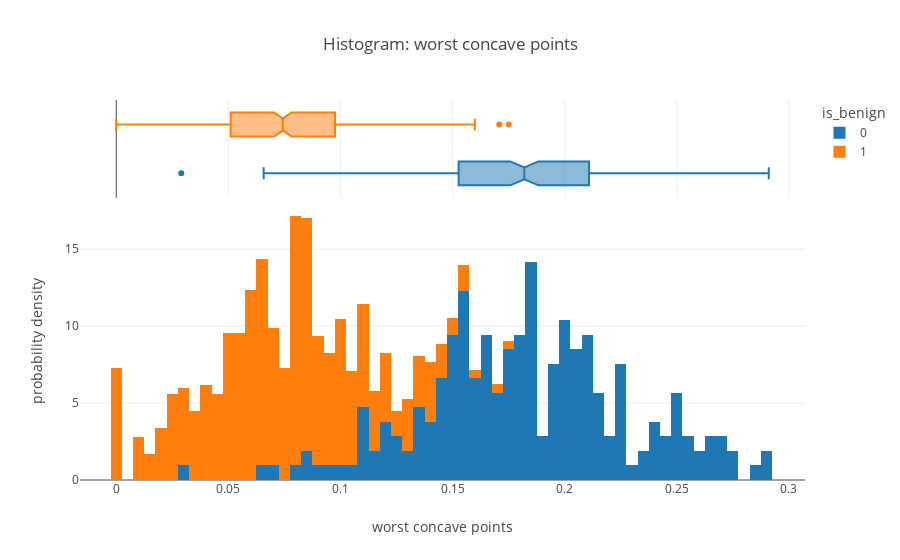

The cell this chart's notebook holds for it:
### Code cell
plot_univariate_hist("worst concave points")

### Figure 1 — Plotly figure (JSON) as saved in the notebook; plotly's stock layout.template omitted (floating-point values rounded to 4 significant figures; data arrays with more than 128 entries replaced by an {"elided": "..."} marker saying what was removed)
{"data": [{"alignmentgroup": "True", "bingroup": "x", "histnorm": "probability density", "hovertemplate": "is_benign=0<br>worst concave points=%{x}<br>probability density=%{y}<extra></extra>", "legendgroup": "0", "marker": {"color": "#1F77B4", "pattern": {"shape": ""}}, "name": "0", "nbinsx": 100, "offsetgroup": "0", "orientation": "v", "showlegend": true, "type": "histogram", "x": {"elided": "212 float values"}, "xaxis": "x", "yaxis": "y"}, {"alignmentgroup": "True", "hovertemplate": "is_benign=0<br>worst concave points=%{x}<extra></extra>", "legendgroup": "0", "marker": {"color": "#1F77B4"}, "name": "0", "notched": true, "offsetgroup": "0", "showlegend": false, "type": "box", "x": {"elided": "212 float values"}, "xaxis": "x2", "yaxis": "y2"}, {"alignmentgroup": "True", "bingroup": "x", "histnorm": "probability density", "hovertemplate": "is_benign=1<br>worst concave points=%{x}<br>probability density=%{y}<extra></extra>", "legendgroup": "1", "marker": {"color": "#FF7F0E", "pattern": {"shape": ""}}, "name": "1", "nbinsx": 100, "offsetgroup": "1", "orientation": "v", "showlegend": true, "type": "histogram", "x": {"elided": "357 float values"}, "xaxis": "x", "yaxis": "y"}, {"alignmentgroup": "True", "hovertemplate": "is_benign=1<br>worst concave points=%{x}<extra></extra>", "legendgroup": "1", "marker": {"color": "#FF7F0E"}, "name": "1", "notched": true, "offsetgroup": "1", "showlegend": false, "type": "box", "x": {"elided": "357 float values"}, "xaxis": "x2", "yaxis": "y2"}], "layout": {"barmode": "relative", "legend": {"title": {"text": "is_benign"}, "tracegroupgap": 0}, "title": {"text": "Histogram: worst concave points"}, "xaxis": {"anchor": "y", "domain": [0, 1], "title": {"text": "worst concave points"}}, "xaxis2": {"anchor": "y2", "domain": [0, 1], "matches": "x", "showgrid": true, "showticklabels": false}, "yaxis": {"anchor": "x", "domain": [0, 0.7326], "title": {"text": "probability density"}}, "yaxis2": {"anchor": "x2", "domain": [0.7426, 1], "matches": "y2", "showgrid": false, "showline": false, "showticklabels": false, "ticks": ""}}}
